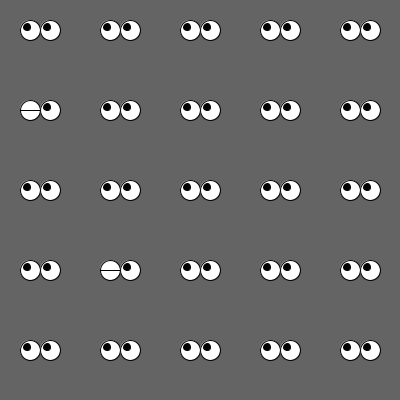
Frame 1 (no input)
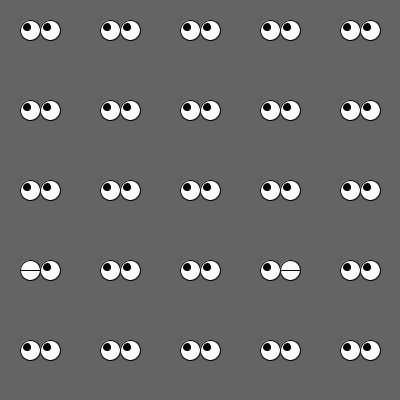
Frame 60 (the mouse pressed at the canvas centre just before this capture)
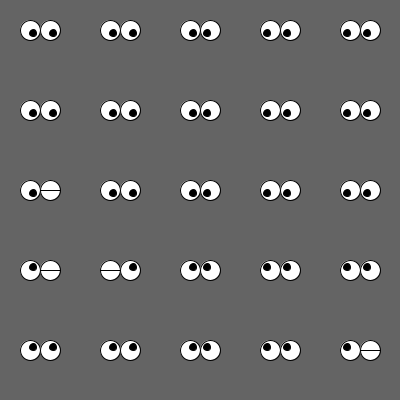
Frame 120 (the mouse held since frame 60 and released just before this capture)

The Processing sketch that drew these frames (run headless with seeded random() and noise(); from frame 60 on, the mouse is pressed at the canvas centre):

// Processing sketch: blinking_eyes_function
// ── blinking_eyes_function.pde
void setup(){
  size(400, 400);
  smooth();
  frameRate(5);
  background(100);
}

void draw(){
  background(100);
  for(int x = 30; x < width; x += 80){
    for(int y = 30; y < height; y += 80){
      drawEye(x, y);
      drawEye(x + 20, y);
    }
  }
}

void drawEye(int x, int y){
  fill(255);
  ellipse(x, y, 20, 20);

  if(random(10) < 9){
    fill(0);
    int moveX = 0;
    int moveY = 0;
    if(mouseX < x){
      moveX = -3;
    }
    else if(x < mouseX){
      moveX = 3;
    }
    if(mouseY < y){
      moveY = -3;
    }
    else if(y < mouseY){
      moveY = 3;
    }
    ellipse(x + moveX, y + moveY, 7, 7);
  }
  else {
    stroke(0);
    line(x-10, y, x + 10, y);    
  }
}
